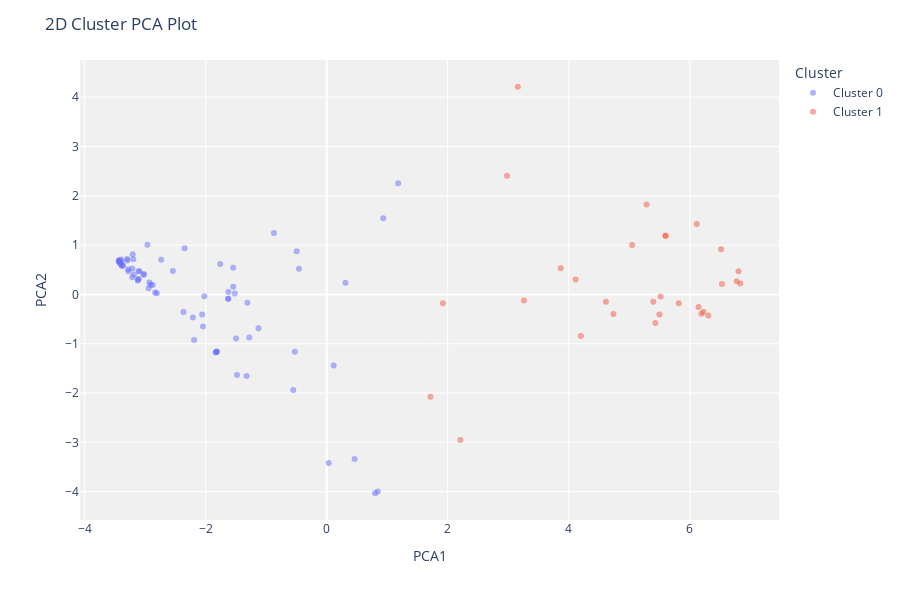

The notebook cell this image was saved under:
### Code cell
plot_model(kmeans2)

### Figure 1 — Plotly figure (JSON) as saved in the notebook; plotly's stock layout.template omitted (floating-point values rounded to 4 significant figures)
{"data": [{"customdata": [[110], [108], [110], [103], [110], [110], [110], [110], [110], [110], [110], [110], [105], [110], [97], [110], [105], [110], [110], [110], [110], [108], [87], [95], [108], [79], [102], [110], [109], [110], [107], [98], [98], [88], [110], [110], [110], [110], [110], [110], [110], [110], [110], [110], [110], [110], [110], [110], [110], [110], [110], [110], [110], [108], [110], [110], [110], [110], [110], [110], [110], [110], [110], [110], [109], [110], [110], [110], [110], [103], [105], [110]], "hovertemplate": "Cluster=Cluster 0<br>PCA1=%{x}<br>PCA2=%{y}<br>Feature=%{customdata[0]}<extra></extra>", "legendgroup": "Cluster 0", "marker": {"color": "#636efa", "opacity": 0.5, "symbol": "circle"}, "mode": "markers", "name": "Cluster 0", "orientation": "v", "showlegend": true, "textposition": "top center", "type": "scatter", "x": [-3.436, -2.022, -1.483, -2.06, -1.819, -1.819, -1.819, -1.837, -0.8718, -2.192, -1.624, -1.312, -1.127, -2.044, -1.759, -1.545, -1.28, -0.4963, -1.545, 0.8438, 0.8003, 0.033, 0.3093, 0.9332, 0.1151, 1.181, -0.553, 0.4613, -0.5263, -1.323, -1.498, -1.628, -1.628, -0.459, -2.211, -2.366, -1.52, -2.348, -3.207, -3.296, -3.187, -3.212, -3.197, -3.298, -3.393, -3.363, -3.39, -3.382, -3.397, -3.416, -2.876, -3.429, -3.438, -3.28, -3.214, -3.421, -3.122, -3.278, -2.543, -2.808, -3.025, -2.834, -2.943, -3.106, -2.909, -2.735, -3.122, -2.931, -3.097, -2.963, -3.022, -3.108], "xaxis": "x", "y": [0.681, -0.03781, -1.633, -0.4081, -1.163, -1.163, -1.163, -1.177, 1.243, -0.9228, 0.04936, -0.1697, -0.6854, -0.6504, 0.6162, 0.5397, -0.8744, 0.8738, 0.1553, -3.995, -4.032, -3.417, 0.2351, 1.544, -1.439, 2.256, -1.938, -3.338, -1.164, -1.654, -0.8921, -0.08918, -0.08918, 0.5197, -0.467, -0.3586, 0.01847, 0.9347, 0.8162, 0.6855, 0.4063, 0.5246, 0.7116, 0.7187, 0.6472, 0.5861, 0.5881, 0.5829, 0.7085, 0.6281, 0.19, 0.651, 0.6772, 0.5083, 0.3493, 0.6926, 0.3073, 0.4673, 0.4728, 0.02255, 0.3972, 0.03679, 0.1255, 0.3115, 0.1936, 0.7013, 0.2781, 0.2406, 0.4687, 1.006, 0.4118, 0.4688], "yaxis": "y"}, {"customdata": [[0], [85], [107], [106], [102], [97], [0], [91], [40], [98], [71], [0], [71], [0], [101], [10], [97], [50], [98], [107], [85], [60], [105], [40], [60], [89], [98], [20], [10], [0]], "hovertemplate": "Cluster=Cluster 1<br>PCA1=%{x}<br>PCA2=%{y}<br>Feature=%{customdata[0]}<extra></extra>", "legendgroup": "Cluster 1", "marker": {"color": "#EF553B", "opacity": 0.5, "symbol": "circle"}, "mode": "markers", "name": "Cluster 1", "orientation": "v", "showlegend": true, "textposition": "top center", "type": "scatter", "x": [6.114, 5.431, 5.518, 5.499, 6.191, 5.818, 6.517, 6.145, 6.532, 6.305, 5.396, 6.775, 6.226, 5.286, 3.868, 5.599, 5.047, 4.615, 4.738, 4.199, 4.115, 3.259, 2.208, 3.159, 1.92, 1.714, 2.979, 6.835, 5.599, 6.806], "xaxis": "x", "y": [1.428, -0.5808, -0.04044, -0.4053, -0.3898, -0.1806, 0.9137, -0.2539, 0.2094, -0.4252, -0.1497, 0.2653, -0.3497, 1.825, 0.5291, 1.192, 1.002, -0.1492, -0.3996, -0.8414, 0.302, -0.1233, -2.953, 4.211, -0.18, -2.073, 2.405, 0.2238, 1.192, 0.469], "yaxis": "y"}], "layout": {"height": 600, "legend": {"title": {"text": "Cluster"}, "tracegroupgap": 0}, "margin": {"t": 60}, "plot_bgcolor": "rgb(240,240,240)", "title": {"text": "2D Cluster PCA Plot"}, "xaxis": {"anchor": "y", "domain": [0, 1], "title": {"text": "PCA1"}}, "yaxis": {"anchor": "x", "domain": [0, 1], "title": {"text": "PCA2"}}}}
